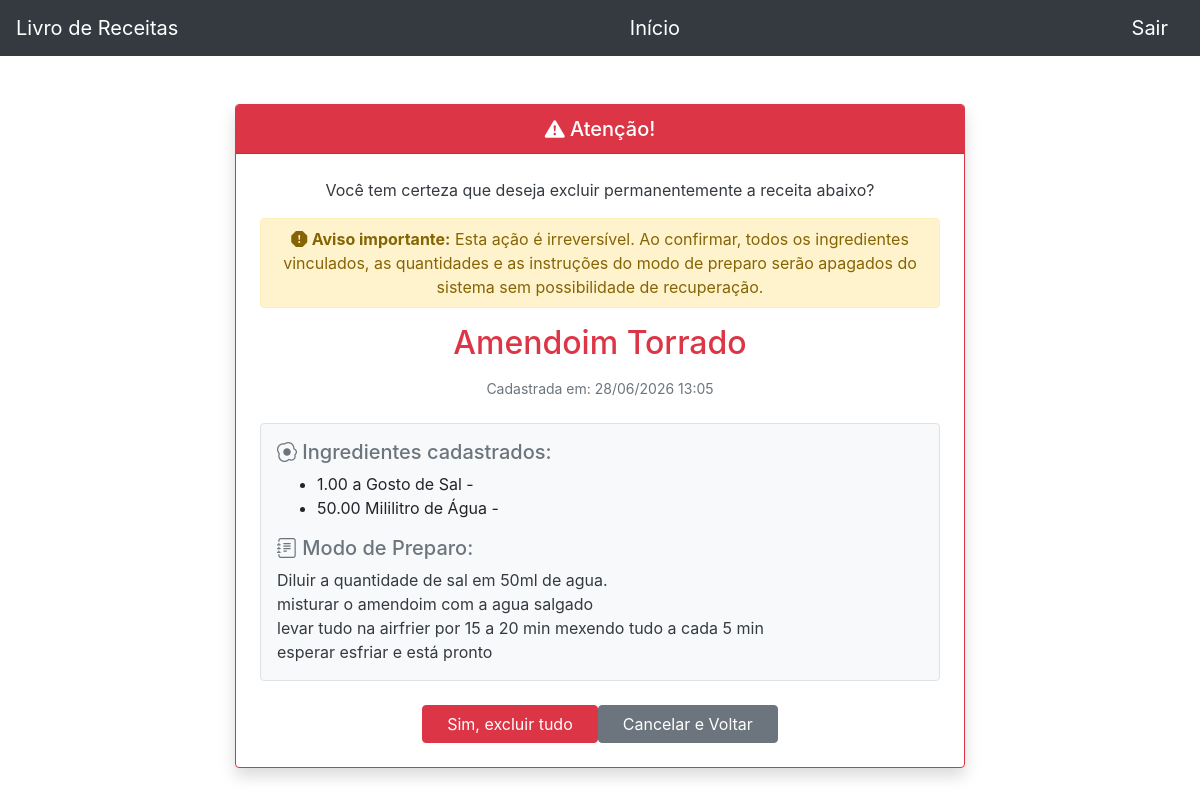
Page /receita/confirmar-exclusao/?receita=3 (signed in) on the committed database.
### receita/models.py (models this page shows, shortened)
class Receita(models.Model):
    nome = models.CharField(max_length=150)
    modo_de_fazer = models.TextField()
    data_cadastro = models.DateTimeField(auto_now_add=True)
    usuario = models.ForeignKey(Usuario, on_delete=models.PROTECT)

class Ingrediente(models.Model):
    receita = models.ForeignKey(Receita, on_delete=models.PROTECT, related_name='ingredientes',null=True)
    material = models.ForeignKey(Material, on_delete=models.PROTECT,null=True)
    unidade=models.ForeignKey(Unidade, on_delete=models.PROTECT,null=True)
    quantidade = models.DecimalField(max_digits=12, decimal_places=2)
    def __str__(self):
        return f" {self.quantidade} {self.unidade} de {self.material.nome} - "

class Unidade(models.Model):
    simbolo = models.CharField(max_length=10) # Ex: kg, g, ml
    unidades = models.CharField(max_length=50) # Ex: Quilograma, Grama
    def __str__(self):
        return self.unidades

class Material(models.Model):
    nome = models.CharField(max_length=150)

### receita/views.py (the view)
# urls.py: path('confirmar-exclusao/', views.confirmar_exclusao, name='confirmar_exclusao'),
@usuario_obrigatorio
def confirmar_exclusao(request):
    try:
        receita_id = int(request.GET.get('receita'))
    except (TypeError, ValueError):
        messages.error(request, "O código da receita fornecido é inválido.")
        return redirect('/receita/home/')
    try:
        receita = Receita.objects.get(id=receita_id, usuario=request.user)
        return render(request, "confirmar_exclusao.html", {'receita': receita})
    except Receita.DoesNotExist:
        messages.error(request, "Você não tem permissão para acessar ou excluir esta receita.")
        return redirect('/receita/home/')

### autentica.py (called while the page is built)
def usuario_obrigatorio(view_func):
    @wraps(view_func)
    def _wrapped_view(request, *args, **kwargs):
        if not request.user.is_authenticated:
            return redirect('/login/')
        return view_func(request, *args, **kwargs)
    return _wrapped_view

### receita/templates/confirmar_exclusao.html (shortened to what this page needs)
{% extends 'base.html' %}
{% block 'menu' %} <a class="navbar-brand" href="{% url 'home' %}">Início</a> {% endblock %}
{% block 'conteudo' %}
<div class="container mt-5">
    <div class="row justify-content-center">
        <div class="col-md-8"> <div class="card border-danger shadow">
                <div class="card-header bg-danger text-white text-center">
                    <h5 class="mb-0"><i class="bi bi-exclamation-triangle-fill"></i> Atenção!</h5>
                </div>
                <div class="card-body p-4">
                    <div class="text-center">
    <p class="fs-5 text-dark">Você tem certeza que deseja excluir permanentemente a receita abaixo?</p>
    <div class="alert alert-warning py-2 text-center" role="alert">
        <i class="bi bi-exclamation-octagon-fill"></i>
        <strong>Aviso importante:</strong> Esta ação é irreversível. Ao confirmar, todos os ingredientes vinculados, as quantidades e as instruções do modo de preparo serão apagados do sistema sem possibilidade de recuperação.
    </div>
    <h2 class="text-danger my-3">{{ receita.nome }}</h2>
    <p class="text-muted small">Cadastrada em: {{ receita.data_cadastro|date:"d/m/Y H:i" }}</p>
</div>
                    <div class="bg-light p-3 rounded border my-4">
                        <h5 class="text-secondary"><i class="bi bi-egg-fried"></i> Ingredientes cadastrados:</h5>
                        <ul class="mb-3">
                            {% for ingrediente in receita.ingredientes.all %}
                                <li>{{ ingrediente }}</li>
                            {% empty %}
                                <li class="text-muted">Nenhum ingrediente encontrado.</li>
                            {% endfor %}
                        </ul>
                        <h5 class="text-secondary"><i class="bi bi-journal-text"></i> Modo de Preparo:</h5>
                        <p class="text-dark mb-0" style="white-space: pre-line;">{{ receita.modo_de_fazer }}</p>
                    </div>
                    <form method="POST" action="{% url 'excluir_receita' %}"> {% csrf_token %}
                        <div class="d-flex justify-content-center gap-3 mt-4">
                            <button type="submit" class="btn btn-danger px-4">Sim, excluir tudo</button>
                            <a href="{% url 'home' %}" class="btn btn-secondary px-4">Cancelar e Voltar</a>
                        </div>
                    </form>
                </div>
            </div>
        </div>
    </div>
</div>
{% endblock %}

### rows in the picture
Receita: nome "Amendoim Torrado", data_cadastro "28/06/2026 13:05", modo_de_fazer "Diluir a quantidade de sal em 50ml de agua. misturar o amendoim com a agua salgado levar tudo na airfrier por 15 a 20 min mexendo tudo a cada 5 min esperar esfriar e está pronto"
Ingrediente: quantidade+unidade+material "1.00 a Gosto de Sal -"
Ingrediente: quantidade+unidade+material "50.00 Mililitro de Água -"
